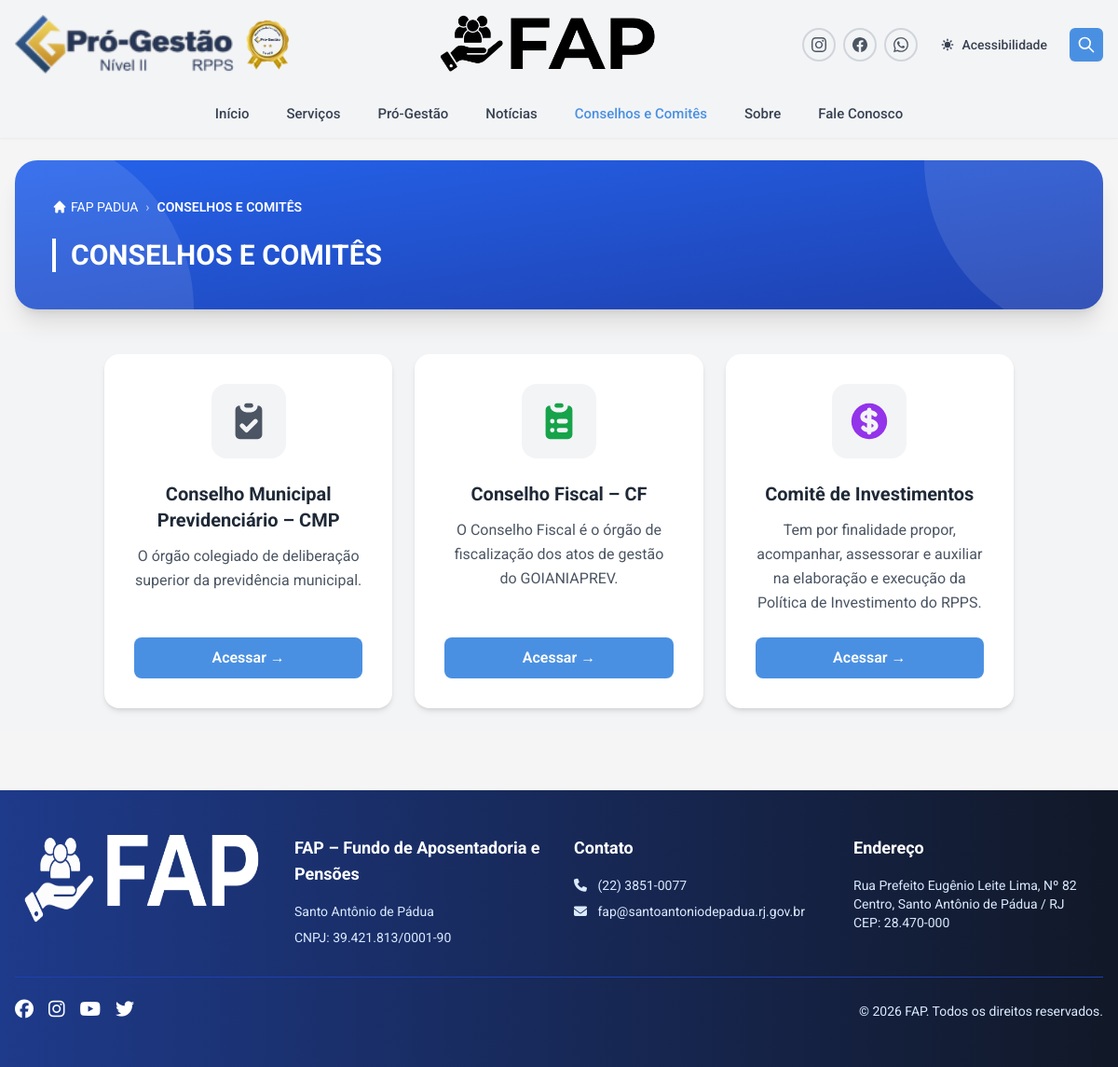
The app's page /conselhos-e-comites.php with its own data.
### tables this page shows
CREATE TABLE IF NOT EXISTS conselhos (
    id INT AUTO_INCREMENT PRIMARY KEY,
    nome VARCHAR(255) NOT NULL,
    slug VARCHAR(255) NOT NULL UNIQUE,
    descricao TEXT,
    ordem INT DEFAULT 0,
    ativo BOOLEAN DEFAULT 1,
    created_at TIMESTAMP DEFAULT CURRENT_TIMESTAMP,
    updated_at TIMESTAMP DEFAULT CURRENT_TIMESTAMP ON UPDATE CURRENT_TIMESTAMP
);

### conselhos-e-comites.php (the view, shortened to what this page needs)
<?php
$pdo = Database::getInstance()->getConnection();
?>
<!DOCTYPE html>
<html lang="pt-BR">
<head>
    <script src="https://cdn.tailwindcss.com"></script>
</head>
<body class="bg-gray-50">
<?php include 'includes/header.php'; ?>
<section class="py-6">
    <div class="max-w-7xl mx-auto px-4">
        <div class="bg-gradient-to-br from-blue-600 to-blue-800 rounded-3xl p-10 shadow-xl relative overflow-hidden">
            <div class="absolute inset-0 opacity-10">
                <div class="absolute top-0 right-0 w-96 h-96 bg-white rounded-full -mr-48 -mt-48"></div>
                <div class="absolute bottom-0 left-0 w-96 h-96 bg-white rounded-full -ml-48 -mb-48"></div>
            </div>
            <div class="relative z-10">
                <nav class="mb-6">
                    <ol class="flex items-center gap-2 text-white text-sm">
                        <li>
                            <a href="/" class="hover:underline flex items-center gap-1">
                                <svg class="w-4 h-4" fill="currentColor" viewBox="0 0 20 20">
                                    <path d="M10.707 2.293a1 1 0 00-1.414 0l-7 7a1 1 0 001.414 1.414L4 10.414V17a1 1 0 001 1h2a1 1 0 001-1v-2a1 1 0 011-1h2a1 1 0 011 1v2a1 1 0 001 1h2a1 1 0 001-1v-6.586l.293.293a1 1 0 001.414-1.414l-7-7z"/>
                                </svg>
                                FAP PADUA
                            </a>
                        </li>
                        <li class="text-white/70">›</li>
                        <li class="font-semibold">CONSELHOS E COMITÊS</li>
                    </ol>
                </nav>
                <h1 class="text-white text-2xl md:text-3xl font-bold border-l-4 border-white pl-4">CONSELHOS E COMITÊS</h1>
            </div>
        </div>
    </div>
</section>
<section class="py-6 bg-gray-100">
    <div class="container mx-auto px-6">
        <div class="grid grid-cols-1 md:grid-cols-3 gap-6">
            <?php
            $stmt = $pdo->query("SELECT * FROM conselhos WHERE ativo = 1 ORDER BY ordem ASC");
            $conselhos = $stmt->fetchAll();
            foreach ($conselhos as $conselho):
            ?>
            <div class="bg-white rounded-2xl shadow-md p-8 hover:shadow-lg transition-shadow flex flex-col">
                <div class="flex items-center justify-center w-20 h-20 bg-gray-100 rounded-2xl mb-6 mx-auto">
                </div>
                <h2 class="text-xl font-bold mb-3 text-gray-800 text-center">
                    <?php echo htmlspecialchars($conselho['nome']); ?>
                </h2>
                <p class="text-gray-600 mb-6 leading-relaxed text-center flex-grow">
                    <?php echo htmlspecialchars($conselho['descricao']); ?>
                </p>
                <a href="/conselho/<?php echo $conselho['slug']; ?>" class="inline-block bg-green-primary text-white px-6 py-2.5 rounded-lg font-semibold hover:bg-green-700 transition-colors text-center">
                    Acessar →
                </a>
            </div>
            <?php endforeach; ?>
        </div>
    </div>
</section>
<?php include 'includes/footer.php'; ?>
</body>
</html>

### records on screen
conselhos: nome "Conselho Municipal Previdenciário – CMP", descricao "O órgão colegiado de deliberação superior da previdência municipal."
conselhos: slug "conselho-fiscal" (drawn), nome "Conselho Fiscal – CF", descricao "O Conselho Fiscal é o órgão de fiscalização dos atos de gestão do GOIANIAPREV."
conselhos: nome "Comitê de Investimentos", descricao "Tem por finalidade propor, acompanhar, assessorar e auxiliar na elaboração e execução da Política de Investimento do RPPS."
